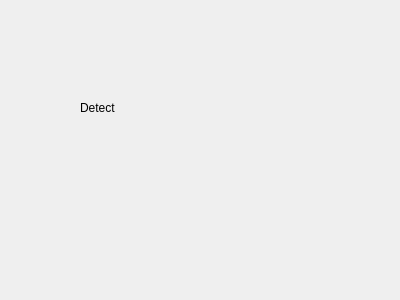
<?xml version="1.0" encoding="UTF-8"?>
<ui version="4.0">
 <class>WidgetDetect</class>
 <widget class="QWidget" name="WidgetDetect">
  <property name="geometry">
   <rect>
    <x>0</x>
    <y>0</y>
    <width>400</width>
    <height>300</height>
   </rect>
  </property>
  <property name="windowTitle">
   <string>Form</string>
  </property>
  <widget class="QLabel" name="label">
   <property name="geometry">
    <rect>
     <x>80</x>
     <y>100</y>
     <width>53</width>
     <height>15</height>
    </rect>
   </property>
   <property name="text">
    <string>Detect</string>
   </property>
  </widget>
 </widget>
 <resources/>
 <connections/>
</ui>
